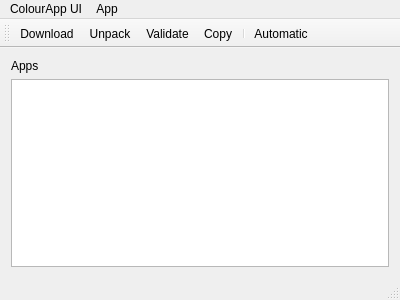
<?xml version="1.0" encoding="UTF-8"?>
<ui version="4.0">
 <class>QMWRoot</class>
 <widget class="QMainWindow" name="QMWRoot">
  <property name="geometry">
   <rect>
    <x>0</x>
    <y>0</y>
    <width>400</width>
    <height>300</height>
   </rect>
  </property>
  <property name="windowTitle">
   <string>QMWRoot</string>
  </property>
  <widget class="QWidget" name="QWgtCentral">
   <layout class="QVBoxLayout" name="verticalLayout_2">
    <item>
     <layout class="QVBoxLayout" name="QVLRoot">
      <item>
       <widget class="QLabel" name="QLbApps">
        <property name="text">
         <string>Apps</string>
        </property>
       </widget>
      </item>
      <item>
       <widget class="QListWidget" name="QLWApps"/>
      </item>
     </layout>
    </item>
   </layout>
  </widget>
  <widget class="QMenuBar" name="QMBRoot">
   <property name="geometry">
    <rect>
     <x>0</x>
     <y>0</y>
     <width>400</width>
     <height>16</height>
    </rect>
   </property>
   <widget class="QMenu" name="QMnControl">
    <property name="title">
     <string>ColourApp UI</string>
    </property>
    <addaction name="QActExit"/>
    <addaction name="QActAboutApp"/>
    <addaction name="QActAboutOrg"/>
   </widget>
   <widget class="QMenu" name="QMnApp">
    <property name="title">
     <string>App</string>
    </property>
    <addaction name="QActDownload"/>
    <addaction name="QActUnpack"/>
    <addaction name="QActValidate"/>
    <addaction name="QActCopy"/>
    <addaction name="separator"/>
    <addaction name="QActAuto"/>
   </widget>
   <addaction name="QMnControl"/>
   <addaction name="QMnApp"/>
  </widget>
  <widget class="QToolBar" name="QTBApp">
   <attribute name="toolBarArea">
    <enum>TopToolBarArea</enum>
   </attribute>
   <attribute name="toolBarBreak">
    <bool>false</bool>
   </attribute>
   <addaction name="QActDownload"/>
   <addaction name="QActUnpack"/>
   <addaction name="QActValidate"/>
   <addaction name="QActCopy"/>
   <addaction name="separator"/>
   <addaction name="QActAuto"/>
  </widget>
  <widget class="QStatusBar" name="QSBRoot"/>
  <action name="QActExit">
   <property name="text">
    <string>&amp;Exit</string>
   </property>
  </action>
  <action name="QActAboutApp">
   <property name="text">
    <string>&amp;About ColourApp</string>
   </property>
  </action>
  <action name="QActAboutOrg">
   <property name="text">
    <string>A&amp;bout ColourRoot</string>
   </property>
  </action>
  <action name="QActDownload">
   <property name="text">
    <string>&amp;Download</string>
   </property>
  </action>
  <action name="QActUnpack">
   <property name="text">
    <string>&amp;Unpack</string>
   </property>
  </action>
  <action name="QActValidate">
   <property name="text">
    <string>&amp;Validate</string>
   </property>
  </action>
  <action name="QActCopy">
   <property name="text">
    <string>&amp;Copy</string>
   </property>
  </action>
  <action name="QActAuto">
   <property name="text">
    <string>&amp;Automatic</string>
   </property>
  </action>
 </widget>
 <layoutdefault spacing="6" margin="11"/>
 <resources/>
 <connections/>
</ui>
